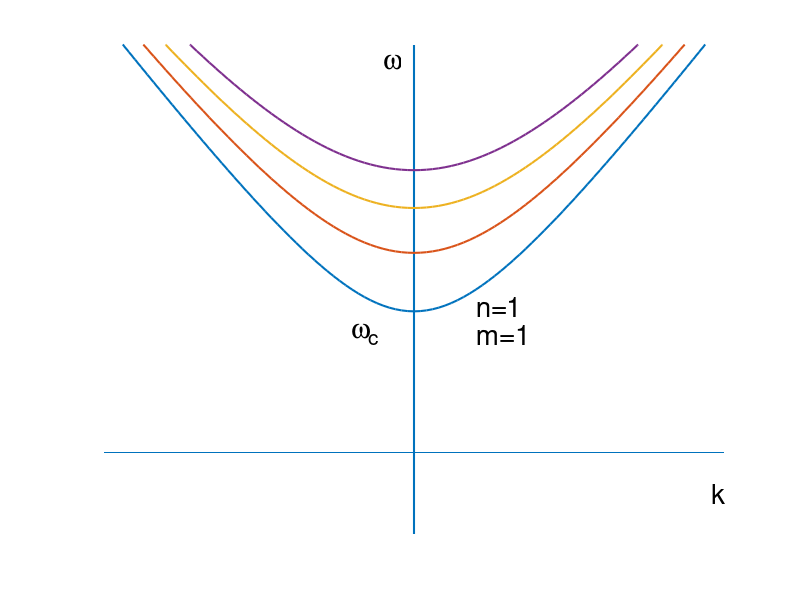

Write the MATLAB code that produced this figure. (Note: this script raises an error after producing the figure.)
q=[0 10];
r=[0 0];
line(q,r)

axis([0 10 -1 5])
axis off
hold on

q=[5 5];
r=[-1 5];
line(q,r,'linewidth',1.5)

n=1;
m=1;
x=0:.1:10;
y=sqrt((x-5).*(x-5)+n*n+2*m*m);
plot(x,y,'linewidth',1.5);



n=2;
m=1;
x=0:.1:10;
y=sqrt((x-5).*(x-5)+n*n+2*m*m);
plot(x,y,'linewidth',1.5);

n=1;
m=2;
x=0:.1:10;
y=sqrt((x-5).*(x-5)+n*n+2*m*m);
plot(x,y,'linewidth',1.5);

n=2;
m=2;
x=0:.1:10;
y=sqrt((x-5).*(x-5)+n*n+2*m*m);
plot(x,y,'linewidth',1.5);

text(9.8,-.5,'k','fontsize',20)
text(4.5,4.8,'w','fontname','symbol','fontweight','bold','fontsize',20)
text(4,1.5,'w','fontname','symbol','fontweight','bold','fontsize',20)
text(4.1,1.4,'  c','fontsize',15)


text(6,1.8,'n=1','fontsize',20)
text(6,1.45,'m=1','fontsize',20)



rdot=sprintf('%c',183)
text(4.9,1.73,rdot,'fontname','symbol','fontweight','bold','fontsize',20)



hold off
